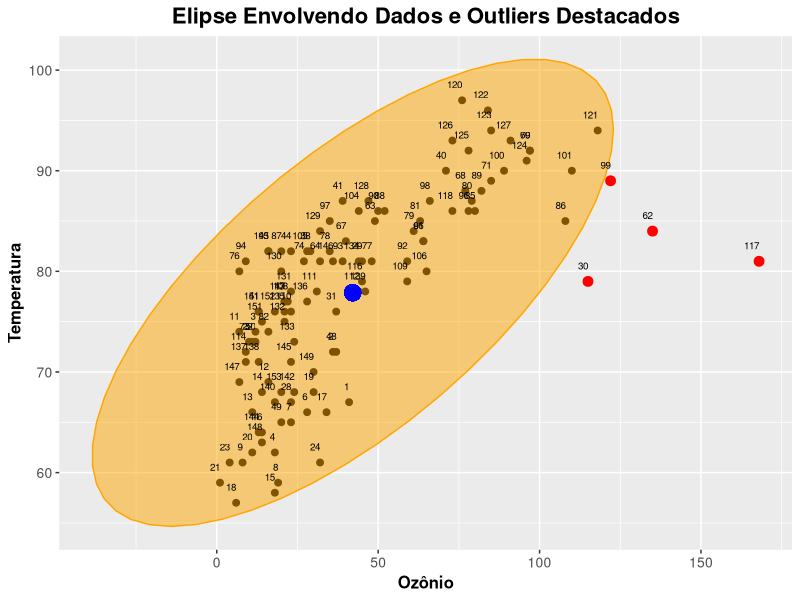

Write R code to recreate this figure.
# Carregar pacotes necessários
library(car)
library(ggplot2)

# Selecionar as variáveis "Ozone" e "Temp" e remover valores ausentes
air <- airquality[c("Ozone", "Temp")]
air <- na.omit(air)

# Calcular o ponto central (média de Ozone e Temp)
air_center <- colMeans(air)

# Calcular a matriz de covariância
cov_matrix <- cov(air)

# Verificar se há valores ausentes na matriz de covariância
if (any(is.na(cov_matrix))) {
  stop("A matriz de covariância contém valores ausentes (NA). Verifique seus dados.")
}

# Calcular as distâncias de Mahalanobis para cada ponto
distances <- mahalanobis(x = air, center = air_center, cov = cov_matrix)

# Definir o valor de corte baseado na distribuição qui-quadrado com p = 0.95 e df = 2 (ncol(air))
cutoff <- qchisq(p = 0.95, df = ncol(air))

# Identificar os outliers (pontos com distância maior que o valor de corte)
outliers <- air[distances > cutoff, ]

# Imprimir os outliers
print(outliers)

# Gerar a elipse com base no centro e na matriz de covariância
ellipse_coords <- ellipse(center = air_center, shape = cov_matrix, radius = sqrt(qchisq(0.95, df = 2)), draw = FALSE)

# Converter as coordenadas da elipse para um data frame
ellipse_df <- as.data.frame(ellipse_coords)

# Criar o gráfico de dispersão com a elipse e destacar os outliers
figure <- ggplot(air, aes(x = Ozone, y = Temp)) +
  geom_point(size = 2) +
  geom_polygon(data = ellipse_df, aes(x = x, y = y), fill = "orange", color = "orange", alpha = 0.5) +
  geom_point(aes(x = air_center[1], y = air_center[2]), size = 5, color = "blue") +
  geom_point(data = outliers, aes(x = Ozone, y = Temp), color = "red", size = 3) +
  geom_text(aes(label = row.names(air)), hjust = 1, vjust = -1.5, size = 2.5) +
  ylab("Temperatura") + xlab("Ozônio") +
  ggtitle("Elipse Envolvendo Dados e Outliers Destacados") +
  theme(plot.title = element_text(size = 16, face = "bold", hjust = 0.5),
        axis.title = element_text(size = 12, face = "bold"),
        axis.text = element_text(size = 10))

# Exibir o gráfico
print(figure)
